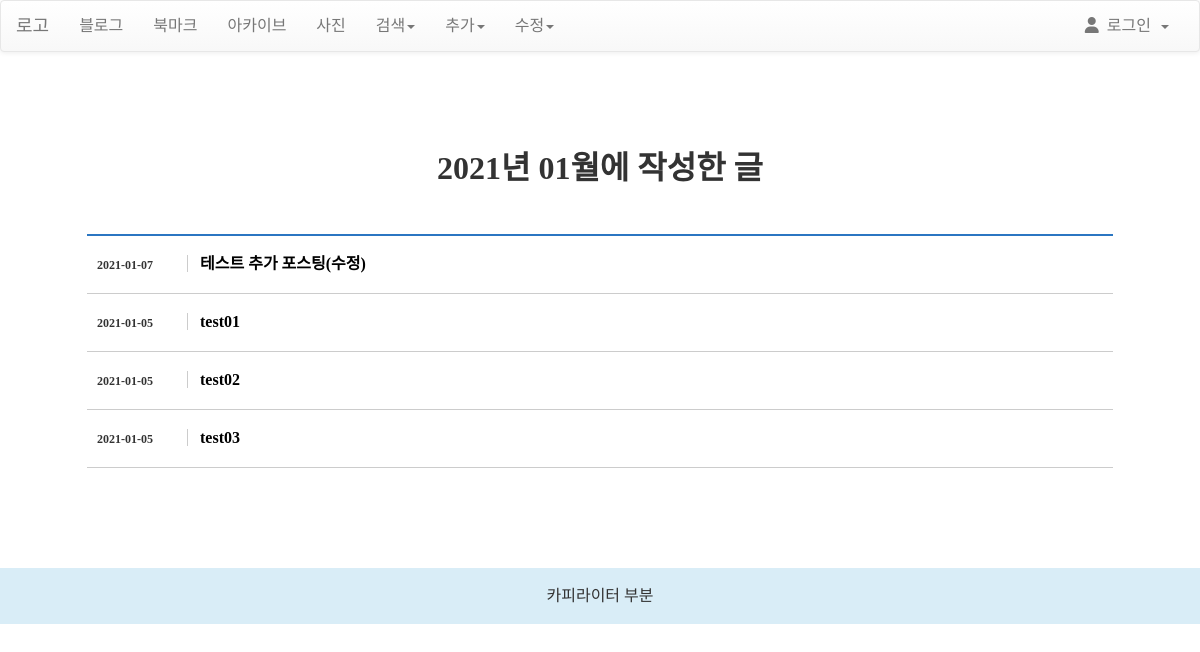
The app's page /blog/archive/2021/01/ with its own data.
### blog/models.py (models this page shows, shortened)
class Post(models.Model):
    title = models.CharField(verbose_name='TITLE', max_length=50)
    slug = models.SlugField('SLUG', unique=True, allow_unicode=True, help_text='one word for title alias.')
    description = models.CharField('DESCRIPTION', max_length=100, blank=True, help_text='simple description text.')
    content = models.TextField('CONTENT')
    create_dt = models.DateTimeField('CREATE DATE', auto_now_add=True)
    modify_dt = models.DateTimeField('MODIFY DATE', auto_now=True)
    tags = TaggableManager(blank=True)
    owner = models.ForeignKey(User, on_delete=models.CASCADE, verbose_name='OWNER', blank=True, null=True)
    class Meta:
        verbose_name = 'post'
        verbose_name_plural = 'posts'
        db_table = 'blog_posts'
        ordering = ('-modify_dt',)
    def get_absolute_url(self):
        return reverse('blog:post_detail', args=(self.slug,))

### blog/views.py (the view)
# urls.py: path('archive/<int:year>/<str:month>/', views.PostMAV.as_view(), name='post_month_archive'),
class PostMAV(MonthArchiveView):
    model = Post
    date_field = 'modify_dt'
    month_format = '%m'

### blog/templates/blog/post_archive_month.html (shortened to what this page needs)
{% extends 'base.html' %}
{% block content %}
	<h1 class="title">{{ month|date:"Y" }}년 {{ month|date:"m" }}월에 작성한 글</h1>
	<div class="list_wrap02">
		<ul>
			{% for post in object_list %}
			<li>
				<span class="date">{{ post.modify_dt|date:"Y-m-d"}}</span>
				<span class="subject">
				<a href="{{ post.get_absolute_url }}">{{ post.title }}</a>
				</span>
			</li>
			{% endfor %}
		</ul>
	</div>
{% endblock %}
{% block footer %}
<footer class="fixed-bottom bg-info">
	<div class="text-white font-italic mr-5">카피라이터 부분</div>
</footer>
{% endblock %}

### static/css/style.css (style rules this page uses)
html, body, div, span, applet, object, iframe, h1, h2, h3, h4, h5, h6, p, blockquote, pre, a, abbr, acronym, address, big, cite, code, del, dfn, em, img, ins, kbd, q, s, samp, small, strike, strong, sub, sup, tt, var, b, u, i, center, dl, dt, dd, ol, ul, li, fieldset, form, label, legend, table, caption, tbody, tfoot, thead, tr, th, td, article, aside, canvas, details, embed, figure, figcaption, footer, header, hgroup, menu, nav, output, ruby, section, summary, time, mark, audio, video { margin: 0; padding: 0; border: 0; font-size: 100%; font: inherit; vertical-align: baseline; font-family: 'Nanum Gothic'; font-style: normal; font-weight: normal; }
article, aside, details, figcaption, figure, footer, header, hgroup, menu, nav, section { display: block; }
body { line-height: 1; }
ol, ul { list-style: none; }
a { color: #000; text-decoration: none; outline: none }
.title { text-align:center; padding:50px 0 0 0; font-size:2rem; font-weight:700; }
.list_wrap, .list_wrap02 { width:90%; max-width:1200px; margin:0 auto; padding-top:50px; }
.list_wrap, .list_wrap02 span { font-weight:700; padding-right:20px; }
.list_wrap02 ul { border-top:2px solid #2B76C2; }
.list_wrap02 ul li { border-bottom:1px solid #ccc; line-height:3.5rem; padding-left:10px; }
.list_wrap02 ul li .subject { padding-left:10px; }
.list_wrap02 ul li .date { font-size:12px; }
.list_wrap02 ul li .subject a { font-weight:700; padding-left:12px; }
.list_wrap02 ul li .subject:before { content:''; border-left:1px solid #ccc; }
footer { padding:20px 0; text-align:center; }

### records on screen
Post: modify_dt "2021-01-07", title "테스트 추가 포스팅(수정)"
Post: modify_dt "2021-01-05", title "test01"
Post: modify_dt "2021-01-05", title "test02"
Post: modify_dt "2021-01-05", title "test03"

### other values on screen
{{ month|date:"Y" }} "2021"
{{ month|date:"m" }} "01"
